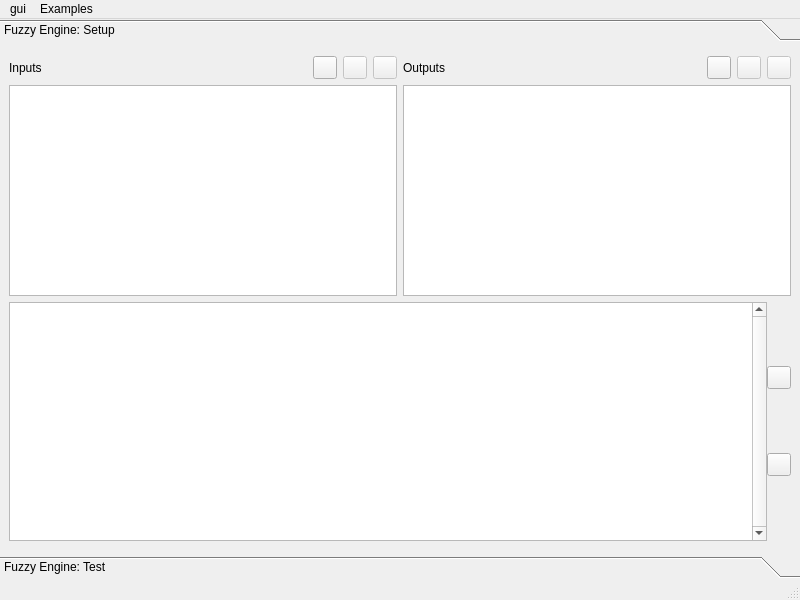
<?xml version="1.0" encoding="UTF-8"?>
<ui version="4.0">
 <class>MainWindow</class>
 <widget class="QMainWindow" name="MainWindow">
  <property name="geometry">
   <rect>
    <x>0</x>
    <y>0</y>
    <width>800</width>
    <height>600</height>
   </rect>
  </property>
  <property name="sizePolicy">
   <sizepolicy hsizetype="Preferred" vsizetype="Preferred">
    <horstretch>0</horstretch>
    <verstretch>0</verstretch>
   </sizepolicy>
  </property>
  <property name="baseSize">
   <size>
    <width>0</width>
    <height>0</height>
   </size>
  </property>
  <property name="windowTitle">
   <string>Fuzzy Lite GUI</string>
  </property>
  <widget class="QWidget" name="centralwidget">
   <layout class="QVBoxLayout" name="verticalLayout">
    <property name="spacing">
     <number>0</number>
    </property>
    <property name="margin">
     <number>0</number>
    </property>
    <item>
     <widget class="QToolBox" name="tlx_main">
      <property name="currentIndex">
       <number>0</number>
      </property>
      <widget class="QWidget" name="fe_setup">
       <property name="geometry">
        <rect>
         <x>0</x>
         <y>0</y>
         <width>800</width>
         <height>486</height>
        </rect>
       </property>
       <attribute name="label">
        <string>Fuzzy Engine: Setup</string>
       </attribute>
       <layout class="QVBoxLayout" name="verticalLayout_5">
        <item>
         <layout class="QVBoxLayout" name="verticalLayout_4">
          <item>
           <layout class="QHBoxLayout" name="horizontalLayout">
            <item>
             <layout class="QVBoxLayout" name="verticalLayout_2">
              <item>
               <layout class="QHBoxLayout" name="horizontalLayout_2">
                <item>
                 <widget class="QLabel" name="lbl_inputs">
                  <property name="text">
                   <string>Inputs</string>
                  </property>
                 </widget>
                </item>
                <item>
                 <widget class="QToolButton" name="btn_add_input">
                  <property name="text">
                   <string/>
                  </property>
                  <property name="icon">
                   <iconset resource="resources.qrc">
                    <normaloff>:/icons/icons/edit_add.png</normaloff>:/icons/icons/edit_add.png</iconset>
                  </property>
                 </widget>
                </item>
                <item>
                 <widget class="QToolButton" name="btn_remove_input">
                  <property name="enabled">
                   <bool>false</bool>
                  </property>
                  <property name="text">
                   <string/>
                  </property>
                  <property name="icon">
                   <iconset resource="resources.qrc">
                    <normaloff>:/icons/icons/edit_remove.png</normaloff>:/icons/icons/edit_remove.png</iconset>
                  </property>
                 </widget>
                </item>
                <item>
                 <widget class="QToolButton" name="btn_edit_input">
                  <property name="enabled">
                   <bool>false</bool>
                  </property>
                  <property name="text">
                   <string/>
                  </property>
                  <property name="icon">
                   <iconset resource="resources.qrc">
                    <normaloff>:/icons/icons/pencil.png</normaloff>:/icons/icons/pencil.png</iconset>
                  </property>
                 </widget>
                </item>
               </layout>
              </item>
              <item>
               <widget class="QListWidget" name="lvw_inputs"/>
              </item>
             </layout>
            </item>
            <item>
             <layout class="QVBoxLayout" name="verticalLayout_3">
              <item>
               <layout class="QHBoxLayout" name="horizontalLayout_3">
                <item>
                 <widget class="QLabel" name="lbl_outputs">
                  <property name="text">
                   <string>Outputs</string>
                  </property>
                 </widget>
                </item>
                <item>
                 <widget class="QToolButton" name="btn_add_output">
                  <property name="text">
                   <string/>
                  </property>
                  <property name="icon">
                   <iconset resource="resources.qrc">
                    <normaloff>:/icons/icons/edit_add.png</normaloff>:/icons/icons/edit_add.png</iconset>
                  </property>
                 </widget>
                </item>
                <item>
                 <widget class="QToolButton" name="btn_remove_output">
                  <property name="enabled">
                   <bool>false</bool>
                  </property>
                  <property name="text">
                   <string/>
                  </property>
                  <property name="icon">
                   <iconset resource="resources.qrc">
                    <normaloff>:/icons/icons/edit_remove.png</normaloff>:/icons/icons/edit_remove.png</iconset>
                  </property>
                 </widget>
                </item>
                <item>
                 <widget class="QToolButton" name="btn_edit_output">
                  <property name="enabled">
                   <bool>false</bool>
                  </property>
                  <property name="text">
                   <string/>
                  </property>
                  <property name="icon">
                   <iconset resource="resources.qrc">
                    <normaloff>:/icons/icons/pencil.png</normaloff>:/icons/icons/pencil.png</iconset>
                  </property>
                 </widget>
                </item>
               </layout>
              </item>
              <item>
               <widget class="QListWidget" name="lvw_outputs"/>
              </item>
             </layout>
            </item>
           </layout>
          </item>
          <item>
           <layout class="QHBoxLayout" name="horizontalLayout_4">
            <property name="spacing">
             <number>0</number>
            </property>
            <item>
             <widget class="QPlainTextEdit" name="ptx_rules">
              <property name="verticalScrollBarPolicy">
               <enum>Qt::ScrollBarAlwaysOn</enum>
              </property>
              <property name="lineWrapMode">
               <enum>QPlainTextEdit::NoWrap</enum>
              </property>
              <property name="plainText">
               <string/>
              </property>
              <property name="backgroundVisible">
               <bool>false</bool>
              </property>
             </widget>
            </item>
            <item>
             <layout class="QVBoxLayout" name="verticalLayout_7">
              <item>
               <widget class="QToolButton" name="btn_generate_rules">
                <property name="text">
                 <string/>
                </property>
                <property name="icon">
                 <iconset resource="resources.qrc">
                  <normaloff>:/icons/icons/wizard.png</normaloff>:/icons/icons/wizard.png</iconset>
                </property>
               </widget>
              </item>
              <item>
               <widget class="QToolButton" name="btn_check_rules">
                <property name="text">
                 <string/>
                </property>
                <property name="icon">
                 <iconset resource="resources.qrc">
                  <normaloff>:/icons/icons/spellcheck.png</normaloff>:/icons/icons/spellcheck.png</iconset>
                </property>
               </widget>
              </item>
             </layout>
            </item>
           </layout>
          </item>
         </layout>
        </item>
       </layout>
      </widget>
      <widget class="QWidget" name="fe_test">
       <property name="geometry">
        <rect>
         <x>0</x>
         <y>0</y>
         <width>388</width>
         <height>138</height>
        </rect>
       </property>
       <attribute name="label">
        <string>Fuzzy Engine: Test</string>
       </attribute>
       <layout class="QVBoxLayout" name="verticalLayout_6">
        <item>
         <layout class="QHBoxLayout" name="horizontalLayout_5">
          <item>
           <widget class="QGroupBox" name="grx_test_inputs_outer_container">
            <property name="title">
             <string>Inputs</string>
            </property>
            <property name="alignment">
             <set>Qt::AlignCenter</set>
            </property>
            <property name="flat">
             <bool>true</bool>
            </property>
            <layout class="QVBoxLayout" name="verticalLayout_9">
             <property name="spacing">
              <number>0</number>
             </property>
             <property name="leftMargin">
              <number>0</number>
             </property>
             <property name="topMargin">
              <number>8</number>
             </property>
             <property name="rightMargin">
              <number>0</number>
             </property>
             <property name="bottomMargin">
              <number>0</number>
             </property>
             <item>
              <widget class="QScrollArea" name="sca_test_inputs">
               <property name="frameShape">
                <enum>QFrame::NoFrame</enum>
               </property>
               <property name="frameShadow">
                <enum>QFrame::Plain</enum>
               </property>
               <property name="horizontalScrollBarPolicy">
                <enum>Qt::ScrollBarAlwaysOff</enum>
               </property>
               <property name="widgetResizable">
                <bool>true</bool>
               </property>
               <widget class="QWidget" name="scrollAreaWidgetContents">
                <property name="geometry">
                 <rect>
                  <x>0</x>
                  <y>0</y>
                  <width>100</width>
                  <height>30</height>
                 </rect>
                </property>
                <layout class="QVBoxLayout" name="verticalLayout_11">
                 <property name="spacing">
                  <number>0</number>
                 </property>
                 <property name="margin">
                  <number>0</number>
                 </property>
                 <item>
                  <widget class="QGroupBox" name="grx_test_inputs">
                   <property name="title">
                    <string/>
                   </property>
                   <property name="alignment">
                    <set>Qt::AlignLeading|Qt::AlignLeft|Qt::AlignVCenter</set>
                   </property>
                   <layout class="QVBoxLayout" name="verticalLayout_8">
                    <property name="margin">
                     <number>4</number>
                    </property>
                    <item>
                     <spacer name="verticalSpacer">
                      <property name="orientation">
                       <enum>Qt::Vertical</enum>
                      </property>
                      <property name="sizeHint" stdset="0">
                       <size>
                        <width>20</width>
                        <height>40</height>
                       </size>
                      </property>
                     </spacer>
                    </item>
                   </layout>
                  </widget>
                 </item>
                </layout>
               </widget>
              </widget>
             </item>
            </layout>
           </widget>
          </item>
          <item>
           <widget class="QGroupBox" name="grx_test_rules">
            <property name="title">
             <string>Rules</string>
            </property>
            <property name="alignment">
             <set>Qt::AlignCenter</set>
            </property>
            <property name="flat">
             <bool>true</bool>
            </property>
            <layout class="QHBoxLayout" name="horizontalLayout_6">
             <property name="spacing">
              <number>0</number>
             </property>
             <property name="leftMargin">
              <number>0</number>
             </property>
             <property name="topMargin">
              <number>8</number>
             </property>
             <property name="rightMargin">
              <number>0</number>
             </property>
             <property name="bottomMargin">
              <number>0</number>
             </property>
             <item>
              <widget class="QListWidget" name="lsw_test_rules">
               <property name="alternatingRowColors">
                <bool>false</bool>
               </property>
               <property name="selectionMode">
                <enum>QAbstractItemView::NoSelection</enum>
               </property>
               <property name="movement">
                <enum>QListView::Static</enum>
               </property>
               <property name="resizeMode">
                <enum>QListView::Adjust</enum>
               </property>
               <property name="uniformItemSizes">
                <bool>false</bool>
               </property>
               <property name="wordWrap">
                <bool>true</bool>
               </property>
              </widget>
             </item>
             <item>
              <widget class="QListWidget" name="lsw_test_rules_activation">
               <property name="sizePolicy">
                <sizepolicy hsizetype="Maximum" vsizetype="Expanding">
                 <horstretch>0</horstretch>
                 <verstretch>0</verstretch>
                </sizepolicy>
               </property>
               <property name="maximumSize">
                <size>
                 <width>80</width>
                 <height>16777215</height>
                </size>
               </property>
               <property name="horizontalScrollBarPolicy">
                <enum>Qt::ScrollBarAlwaysOff</enum>
               </property>
               <property name="selectionMode">
                <enum>QAbstractItemView::NoSelection</enum>
               </property>
               <property name="uniformItemSizes">
                <bool>false</bool>
               </property>
              </widget>
             </item>
            </layout>
           </widget>
          </item>
          <item>
           <widget class="QGroupBox" name="grx_test_outputs_outer_container">
            <property name="title">
             <string>Outputs</string>
            </property>
            <property name="alignment">
             <set>Qt::AlignCenter</set>
            </property>
            <property name="flat">
             <bool>true</bool>
            </property>
            <layout class="QVBoxLayout" name="verticalLayout_12">
             <property name="spacing">
              <number>0</number>
             </property>
             <property name="leftMargin">
              <number>0</number>
             </property>
             <property name="topMargin">
              <number>8</number>
             </property>
             <property name="rightMargin">
              <number>0</number>
             </property>
             <property name="bottomMargin">
              <number>0</number>
             </property>
             <item>
              <widget class="QScrollArea" name="sca_test_outputs">
               <property name="frameShape">
                <enum>QFrame::NoFrame</enum>
               </property>
               <property name="frameShadow">
                <enum>QFrame::Plain</enum>
               </property>
               <property name="horizontalScrollBarPolicy">
                <enum>Qt::ScrollBarAlwaysOff</enum>
               </property>
               <property name="widgetResizable">
                <bool>true</bool>
               </property>
               <property name="alignment">
                <set>Qt::AlignHCenter|Qt::AlignTop</set>
               </property>
               <widget class="QWidget" name="scrollAreaWidgetContents_2">
                <property name="geometry">
                 <rect>
                  <x>0</x>
                  <y>0</y>
                  <width>100</width>
                  <height>30</height>
                 </rect>
                </property>
                <layout class="QVBoxLayout" name="verticalLayout_13">
                 <property name="spacing">
                  <number>0</number>
                 </property>
                 <property name="margin">
                  <number>0</number>
                 </property>
                 <item>
                  <widget class="QGroupBox" name="grx_test_outputs">
                   <property name="title">
                    <string/>
                   </property>
                   <property name="alignment">
                    <set>Qt::AlignLeading|Qt::AlignLeft|Qt::AlignVCenter</set>
                   </property>
                   <layout class="QVBoxLayout" name="verticalLayout_15">
                    <property name="margin">
                     <number>4</number>
                    </property>
                    <item>
                     <spacer name="verticalSpacer_2">
                      <property name="orientation">
                       <enum>Qt::Vertical</enum>
                      </property>
                      <property name="sizeHint" stdset="0">
                       <size>
                        <width>20</width>
                        <height>40</height>
                       </size>
                      </property>
                     </spacer>
                    </item>
                   </layout>
                  </widget>
                 </item>
                </layout>
               </widget>
              </widget>
             </item>
            </layout>
           </widget>
          </item>
         </layout>
        </item>
       </layout>
      </widget>
     </widget>
    </item>
   </layout>
  </widget>
  <widget class="QStatusBar" name="statusBar"/>
  <widget class="QMenuBar" name="menuBar">
   <property name="geometry">
    <rect>
     <x>0</x>
     <y>0</y>
     <width>800</width>
     <height>22</height>
    </rect>
   </property>
   <widget class="QMenu" name="menuGui">
    <property name="title">
     <string>gui</string>
    </property>
   </widget>
   <widget class="QMenu" name="menuExamples">
    <property name="title">
     <string>Examples</string>
    </property>
    <addaction name="actionSimple_1x1"/>
    <addaction name="actionPower_3x1"/>
   </widget>
   <addaction name="menuGui"/>
   <addaction name="menuExamples"/>
  </widget>
  <action name="actionSimple_1x1">
   <property name="text">
    <string>Health (1x1)</string>
   </property>
  </action>
  <action name="actionPower_3x1">
   <property name="text">
    <string>Power (3x1)</string>
   </property>
  </action>
 </widget>
 <resources>
  <include location="resources.qrc"/>
 </resources>
 <connections/>
</ui>
